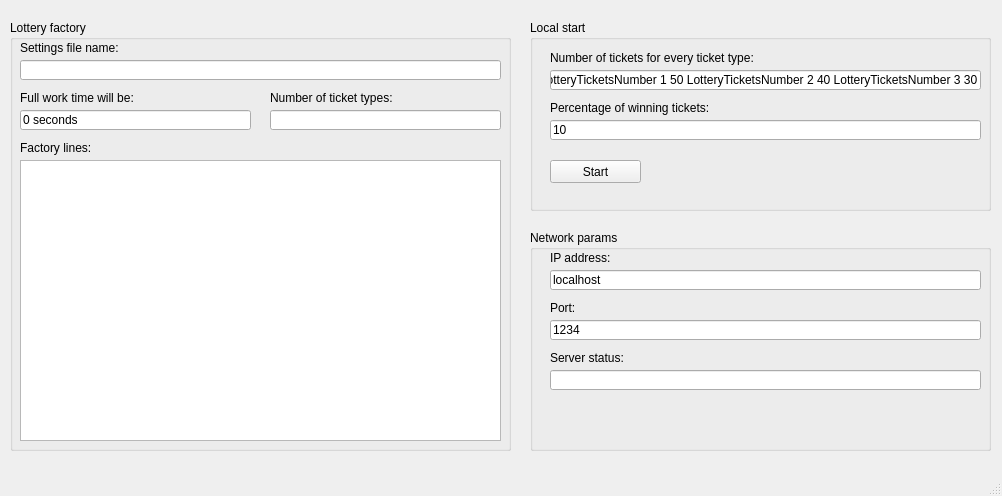
<?xml version="1.0" encoding="UTF-8"?>
<ui version="4.0">
 <class>MainWindow</class>
 <widget class="QMainWindow" name="MainWindow">
  <property name="geometry">
   <rect>
    <x>0</x>
    <y>0</y>
    <width>1002</width>
    <height>496</height>
   </rect>
  </property>
  <property name="windowTitle">
   <string>MainWindow</string>
  </property>
  <widget class="QWidget" name="centralwidget">
   <widget class="QGroupBox" name="groupBox">
    <property name="geometry">
     <rect>
      <x>530</x>
      <y>20</y>
      <width>461</width>
      <height>191</height>
     </rect>
    </property>
    <property name="title">
     <string>Local start</string>
    </property>
    <widget class="QLabel" name="label_2">
     <property name="geometry">
      <rect>
       <x>20</x>
       <y>30</y>
       <width>431</width>
       <height>16</height>
      </rect>
     </property>
     <property name="text">
      <string>Number of tickets for every ticket type:</string>
     </property>
    </widget>
    <widget class="QLineEdit" name="lineEdit_Prc">
     <property name="geometry">
      <rect>
       <x>20</x>
       <y>100</y>
       <width>431</width>
       <height>20</height>
      </rect>
     </property>
     <property name="text">
      <string>10</string>
     </property>
    </widget>
    <widget class="QLineEdit" name="lineEdit_Params">
     <property name="geometry">
      <rect>
       <x>20</x>
       <y>50</y>
       <width>431</width>
       <height>20</height>
      </rect>
     </property>
     <property name="text">
      <string>LotteryTicketsNumber 1 50 LotteryTicketsNumber 2 40 LotteryTicketsNumber 3 30</string>
     </property>
    </widget>
    <widget class="QLabel" name="label">
     <property name="geometry">
      <rect>
       <x>20</x>
       <y>80</y>
       <width>431</width>
       <height>16</height>
      </rect>
     </property>
     <property name="text">
      <string>Percentage of winning tickets:</string>
     </property>
    </widget>
    <widget class="QPushButton" name="pushButton_Start">
     <property name="geometry">
      <rect>
       <x>20</x>
       <y>140</y>
       <width>91</width>
       <height>23</height>
      </rect>
     </property>
     <property name="text">
      <string>Start</string>
     </property>
    </widget>
   </widget>
   <widget class="QGroupBox" name="groupBox_2">
    <property name="geometry">
     <rect>
      <x>10</x>
      <y>20</y>
      <width>501</width>
      <height>431</height>
     </rect>
    </property>
    <property name="title">
     <string>Lottery factory</string>
    </property>
    <widget class="QLabel" name="label_3">
     <property name="geometry">
      <rect>
       <x>10</x>
       <y>20</y>
       <width>481</width>
       <height>16</height>
      </rect>
     </property>
     <property name="text">
      <string>Settings file name:</string>
     </property>
    </widget>
    <widget class="QLineEdit" name="lineEdit_FN">
     <property name="geometry">
      <rect>
       <x>10</x>
       <y>40</y>
       <width>481</width>
       <height>20</height>
      </rect>
     </property>
    </widget>
    <widget class="QLabel" name="label_4">
     <property name="geometry">
      <rect>
       <x>10</x>
       <y>120</y>
       <width>481</width>
       <height>16</height>
      </rect>
     </property>
     <property name="text">
      <string>Factory lines:</string>
     </property>
    </widget>
    <widget class="QTableView" name="tableView">
     <property name="geometry">
      <rect>
       <x>10</x>
       <y>140</y>
       <width>481</width>
       <height>281</height>
      </rect>
     </property>
    </widget>
    <widget class="QLabel" name="label_8">
     <property name="geometry">
      <rect>
       <x>10</x>
       <y>70</y>
       <width>471</width>
       <height>16</height>
      </rect>
     </property>
     <property name="text">
      <string>Full work time will be:</string>
     </property>
    </widget>
    <widget class="QLineEdit" name="lineEdit_WorkTime">
     <property name="geometry">
      <rect>
       <x>10</x>
       <y>90</y>
       <width>231</width>
       <height>20</height>
      </rect>
     </property>
     <property name="text">
      <string>0 seconds</string>
     </property>
    </widget>
    <widget class="QLabel" name="label_9">
     <property name="geometry">
      <rect>
       <x>260</x>
       <y>70</y>
       <width>181</width>
       <height>16</height>
      </rect>
     </property>
     <property name="text">
      <string>Number of ticket types:</string>
     </property>
    </widget>
    <widget class="QLineEdit" name="lineEdit_TicketTypesNum">
     <property name="geometry">
      <rect>
       <x>260</x>
       <y>90</y>
       <width>231</width>
       <height>20</height>
      </rect>
     </property>
    </widget>
   </widget>
   <widget class="QGroupBox" name="groupBox_3">
    <property name="geometry">
     <rect>
      <x>530</x>
      <y>230</y>
      <width>461</width>
      <height>221</height>
     </rect>
    </property>
    <property name="title">
     <string>Network params</string>
    </property>
    <widget class="QLineEdit" name="lineEdit_IPAddr">
     <property name="geometry">
      <rect>
       <x>20</x>
       <y>40</y>
       <width>431</width>
       <height>20</height>
      </rect>
     </property>
     <property name="text">
      <string>localhost</string>
     </property>
    </widget>
    <widget class="QLineEdit" name="lineEdit_Port">
     <property name="geometry">
      <rect>
       <x>20</x>
       <y>90</y>
       <width>431</width>
       <height>20</height>
      </rect>
     </property>
     <property name="text">
      <string>1234</string>
     </property>
    </widget>
    <widget class="QLabel" name="label_5">
     <property name="geometry">
      <rect>
       <x>20</x>
       <y>70</y>
       <width>431</width>
       <height>16</height>
      </rect>
     </property>
     <property name="text">
      <string>Port:</string>
     </property>
    </widget>
    <widget class="QLabel" name="label_6">
     <property name="geometry">
      <rect>
       <x>20</x>
       <y>20</y>
       <width>151</width>
       <height>16</height>
      </rect>
     </property>
     <property name="text">
      <string>IP address:</string>
     </property>
    </widget>
    <widget class="QLabel" name="label_7">
     <property name="geometry">
      <rect>
       <x>20</x>
       <y>120</y>
       <width>431</width>
       <height>16</height>
      </rect>
     </property>
     <property name="text">
      <string>Server status:</string>
     </property>
    </widget>
    <widget class="QLineEdit" name="lineEdit_SrvStatus">
     <property name="geometry">
      <rect>
       <x>20</x>
       <y>140</y>
       <width>431</width>
       <height>20</height>
      </rect>
     </property>
    </widget>
   </widget>
  </widget>
  <widget class="QMenuBar" name="menubar">
   <property name="geometry">
    <rect>
     <x>0</x>
     <y>0</y>
     <width>1002</width>
     <height>21</height>
    </rect>
   </property>
  </widget>
  <widget class="QStatusBar" name="statusbar"/>
 </widget>
 <resources/>
 <connections/>
</ui>
